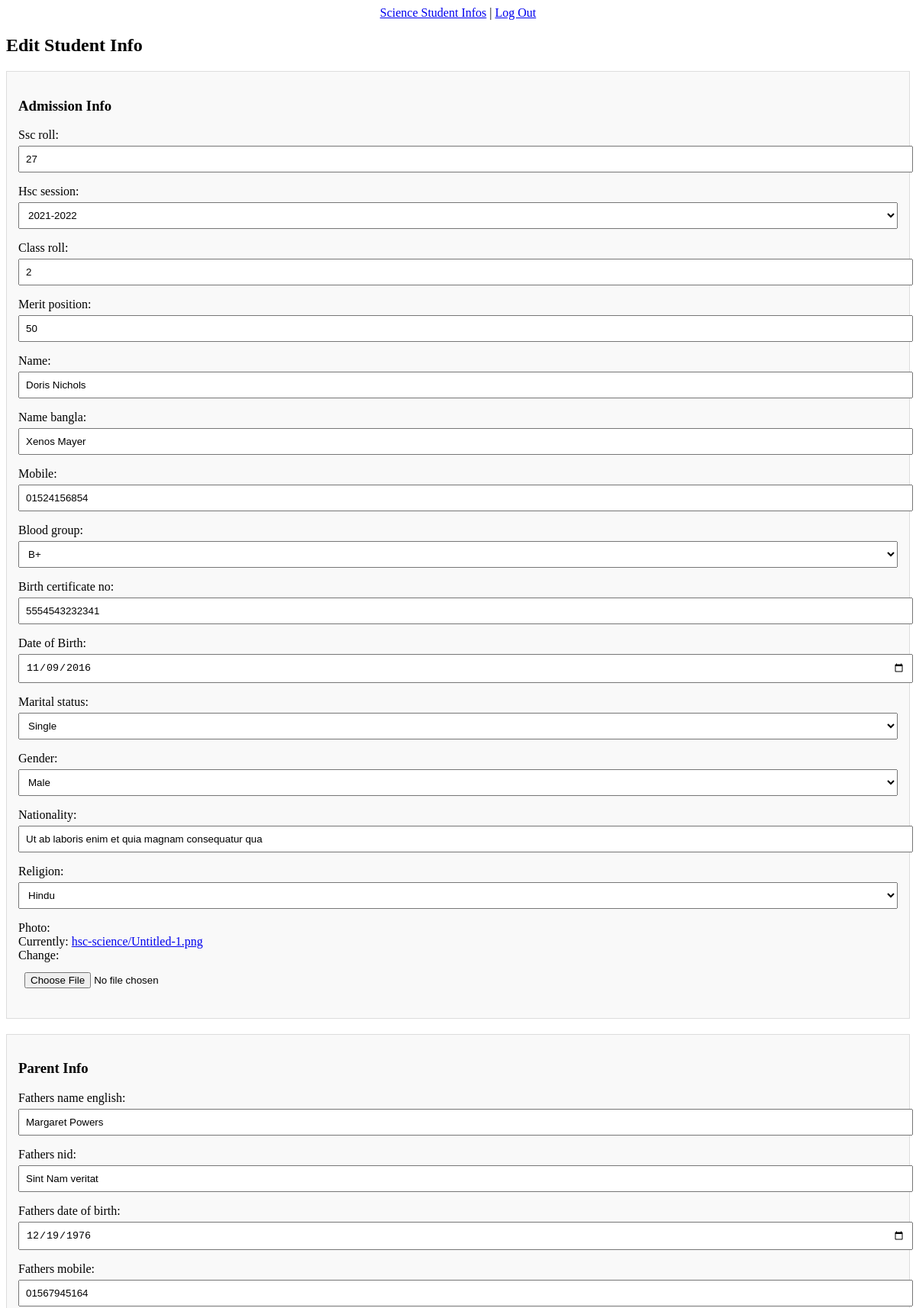
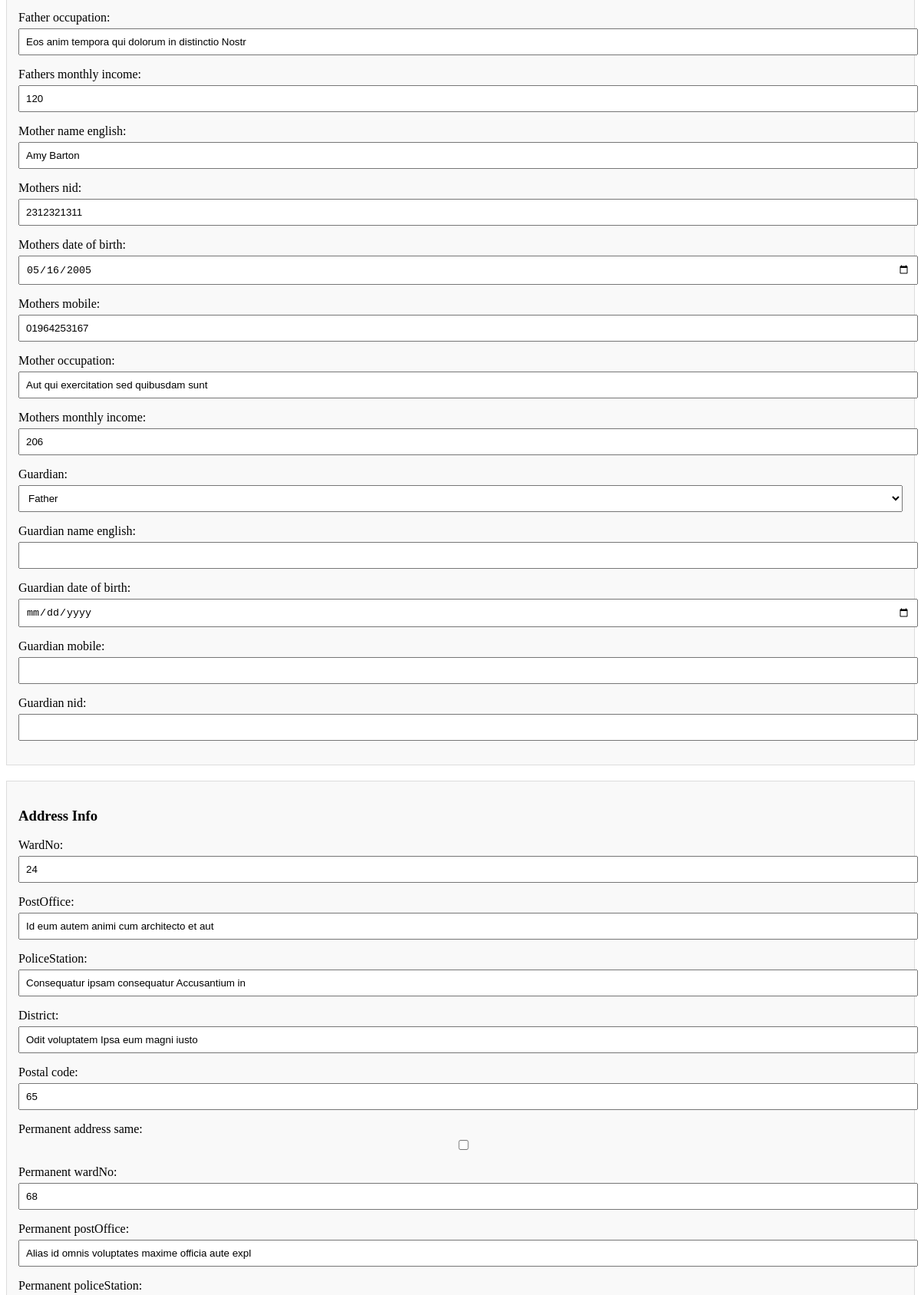
Screenshot of /student-infos/edit-student/2/ (upper part) with the database file from the repository (2 pictures, top to bottom).
### Admissions/models.py (models this page shows, shortened)
class HscAdmissionScience(models.Model):
    program = models.CharField(max_length=20, default='HSC', editable=False)
    type = models.CharField(max_length=10, default='Science', editable=False)
    ssc_roll = models.IntegerField(unique=True)
    hsc_session = models.ForeignKey(HscSessionForPayment, on_delete=models.CASCADE)
    class_roll = models.IntegerField(unique=True)
    merit_position = models.IntegerField()
    name = models.CharField(max_length=100)
    name_bangla = models.CharField(max_length=100, null=True, blank=True)
    mobile = models.CharField(max_length=11, validators=[numeric_validator])
    blood_group = models.CharField(max_length=3, choices=[
        ('A+', 'A+'),
        ('A-', 'A-'),
        ('B+', 'B+'),
        ('B-', 'B-'),
        ('O+', 'O+'),
        ('O-', 'O-'),
        ('AB+', 'AB+'),
        ('AB-', 'AB-'),
    ])
    birth_certificate_no = models.CharField(max_length=50)
    birthdate = models.DateField()
    marital_status = models.CharField(max_length=10, choices=[
        ('Single', 'Single'),
        ('Married', 'Married'),
        ('Divorced', 'Divorced'),
    ])
    gender = models.CharField(max_length=10, choices=[
        ('Male', 'Male'),
        ('Female', 'Female'),
        ('Other', 'Other'),
    ])
    nationality = models.CharField(max_length=50)
    religion = models.CharField(max_length=20, choices=[
        ('Islam', 'Islam'),
        ('Hindu', 'Hindu'),
        ('Christian', 'Christian'),
        ('Buddhist', 'Buddhist'),
        ('Other', 'Other'),
    ])
    photo = models.ImageField(upload_to='hsc-science/')

class ParentInfo(models.Model):
    student = models.OneToOneField(HscAdmissionScience, on_delete=models.CASCADE, related_name='parent_info')
    fathers_name_english = models.CharField(max_length=100)
    fathers_nid = models.CharField(max_length=17, unique=True)
    fathers_date_of_birth = models.DateField()
    fathers_mobile = models.CharField(max_length=11, validators=[numeric_validator])
    father_occupation = models.CharField(max_length=50)
    fathers_monthly_income = models.IntegerField()
    mother_name_english = models.CharField(max_length=100)
    mothers_nid = models.CharField(max_length=17, unique=True)
    mothers_date_of_birth = models.DateField()
    mothers_mobile = models.CharField(max_length=11, validators=[numeric_validator])
    mother_occupation = models.CharField(max_length=50, blank=True)
    mothers_monthly_income = models.IntegerField()
    guardian = models.CharField(max_length=10, choices=[
        ('Father', 'Father'),
        ('Mother', 'Mother'),
        ('Other', 'Other'),
    ])
    guardian_name_english = models.CharField(max_length=100, null=True, blank=True)
    guardian_date_of_birth = models.DateField(null=True, blank=True)
    guardian_mobile = models.CharField(max_length=11, validators=[numeric_validator], null=True, blank=True)
    guardian_nid = models.CharField(max_length=17, unique=True, null=True, blank=True)

class Address(models.Model):
    student = models.OneToOneField(HscAdmissionScience, on_delete=models.CASCADE, related_name='address')
    wardNo = models.IntegerField(null=True, blank=True)
    postOffice = models.CharField(max_length=50, null=True, blank=True)
    policeStation = models.CharField(max_length=50, null=True, blank=True)
    district = models.CharField(max_length=50, null=True, blank=True)
    postal_code = models.IntegerField()
    permanent_address_same = models.BooleanField(default=False)
    permanent_wardNo = models.IntegerField(null=True, blank=True)
    permanent_postOffice = models.CharField(max_length=50, null=True, blank=True)
    permanent_policeStation = models.CharField(max_length=50, null=True, blank=True)
    permanent_district = models.CharField(max_length=50, null=True, blank=True)
    permanent_postal_code = models.IntegerField(null=True, blank=True)
    qouta_freedom = models.BooleanField(default=False)
    qouta_community = models.BooleanField(default=False)

### StudentsInfos/views.py (the view)
# urls.py: path('edit-student/<int:pk>/', views.editStudent, name='edit_student'),
def editStudent(request, pk):
    admission = get_object_or_404(HscAdmissionScience, pk=pk)
    parent = get_object_or_404(ParentInfo, student=admission)
    address = get_object_or_404(Address, student=admission)
    academic = get_object_or_404(AcademicInformation, student=admission)
    payment = get_object_or_404(Payment, student=admission)
    if request.method == 'POST':
        admission_form = HscAdmissionScienceForm(request.POST, request.FILES, instance=admission)
        parent_form = ParentInfoForm(request.POST, instance=parent)
        address_form = AddressForm(request.POST, instance=address)
        academic_form = AcademicInformationForm(request.POST, instance=academic)
        payment_form = PaymentForm(request.POST, instance=payment)
        if all([admission_form.is_valid(), parent_form.is_valid(), address_form.is_valid(), academic_form.is_valid(), payment_form.is_valid()]):
            admission_form.save()
            parent_form.save()
            address_form.save()
            academic_form.save()
            payment_form.save()
            return redirect('science_students')
    else:
        admission_form = HscAdmissionScienceForm(instance=admission)
        parent_form = ParentInfoForm(instance=parent)
        address_form = AddressForm(instance=address)
        academic_form = AcademicInformationForm(instance=academic)
        payment_form = PaymentForm(instance=payment)
    context = {
        'admission_form': admission_form,
        'parent_form': parent_form,
        'address_form': address_form,
        'academic_form': academic_form,
        'payment_form': payment_form,
    }
    return render(request, 'edit-student.html', context)

### Admissions/forms.py (shortened to what this page needs)
class HscAdmissionScienceForm(forms.ModelForm):
    birthdate = forms.DateField(widget=forms.DateInput(attrs={'type': 'date'}), required=True, label="Date of Birth")
    class Meta:
        model = HscAdmissionScience
        exclude = ['type', 'program']

class ParentInfoForm(forms.ModelForm):
    fathers_date_of_birth = forms.DateField(widget=forms.DateInput(attrs={'type': 'date'}), required=True)
    mothers_date_of_birth = forms.DateField(widget=forms.DateInput(attrs={'type': 'date'}), required=True)
    guardian_date_of_birth = forms.DateField(widget=forms.DateInput(attrs={'type': 'date'}), required=False)
    class Meta:
        model = ParentInfo
        exclude = ['student']
        widgets = {'guardian': forms.Select(attrs={'id': 'id_guardian'})}

### Admissions/models.py (called while the page is built)
    def __str__(self):
        return self.session

    def __str__(self):
        return self.session

    def __str__(self):
        return f"{self.subject_name} ({self.subject_code})"

    def __str__(self):
        return f"{self.subject_name} ({self.subject_code})"

    def __str__(self):
        return f"{self.subject_name} ({self.subject_code})"

    def __str__(self):
        return f"{self.subject_name} ({self.subject_code})"

### UserProfiles/context_processors.py (called while the page is built)
def institution_info(request):
    settings = SiteSettings.objects.first()
    return {
        'site_settings': settings
    }

### StudentsInfos/templates/edit-student.html (shortened to what this page needs)
<!DOCTYPE html>
<html lang="en">
<head>
</head>
<body>
<center>
    <a href="{% url 'science_students' %}">Science Student Infos</a> |
    <a href="{% url 'user_logout' %}">Log Out</a>
</center>
<h2>Edit Student Info</h2>
<form method="post" enctype="multipart/form-data">
    <section>
        <h3>Admission Info</h3>
        {{ admission_form.as_p }}
    </section>
    <section>
        <h3>Parent Info</h3>
        {{ parent_form.as_p }}
    </section>
    <section>
        <h3>Address Info</h3>
        {{ address_form.as_p }}
    </section>
</form>
</body>
</html>

### StudentsInfos/templates/edit-student.html (style rules this page uses)
form section { border: 1px solid #ddd; margin-bottom: 20px; padding: 15px; background: #f9f9f9; }
label { display: block; margin-top: 10px; }
input, select, textarea { width: 100%; padding: 8px; margin-top: 5px; }

### rows the page displays
HscAdmissionScience: ssc_roll "27", hsc_session "2021-2022", class_roll "2", merit_position "50", name "Doris Nichols", name_bangla "Xenos Mayer", mobile "01524156854", blood_group "B+", birth_certificate_no "5554543232341", birthdate "11/09/2016", marital_status "Single", gender "Male", nationality "Ut ab laboris enim et quia magnam consequatur qua", religion "Hindu"
ParentInfo: fathers_name_english "Margaret Powers", fathers_nid "Sint Nam veritat", fathers_date_of_birth "12/19/1976", fathers_mobile "01567945164", father_occupation "Eos anim tempora qui dolorum in distinctio Nostr", fathers_monthly_income "120", mother_name_english "Amy Barton", mothers_nid "2312321311", mothers_date_of_birth "05/16/2005", mothers_mobile "01964253167", mother_occupation "Aut qui exercitation sed quibusdam sunt", mothers_monthly_income "206", guardian "Father"
Address: wardNo "24", postOffice "Id eum autem animi cum architecto et aut", policeStation "Consequatur ipsam consequatur Accusantium in", district "Odit voluptatem Ipsa eum magni iusto", postal_code "65", permanent_wardNo "68", permanent_postOffice "Alias id omnis voluptates maxime officia aute expl"
